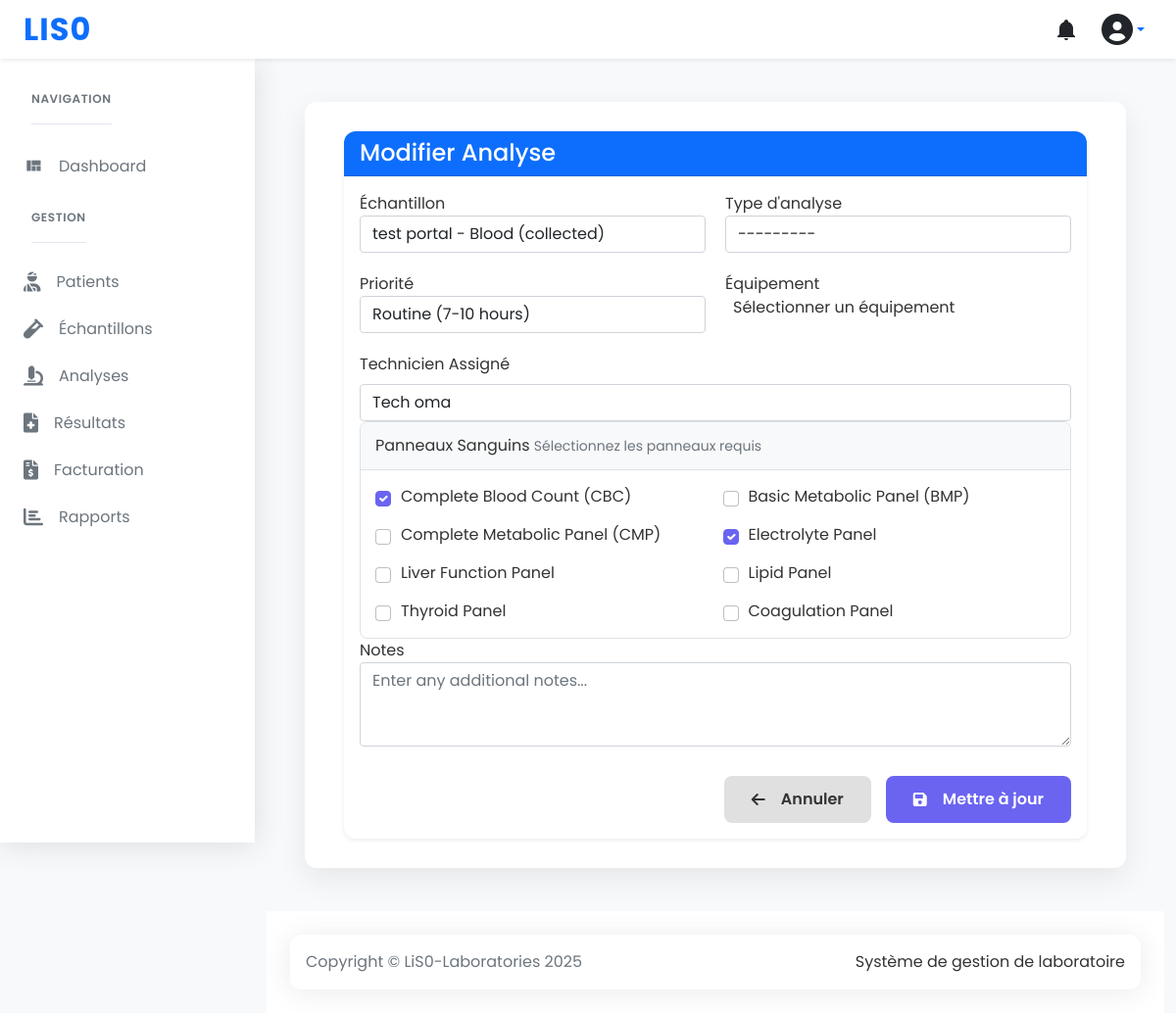
The page /analysis/31/edit/ on the database its author committed.
### analysis/models.py (models this page shows, shortened)
class Analysis(BaseModel):
    STATUS_CHOICES = [
        ('pending', 'Pending'),
        ('in_progress', 'In Progress'),
        ('completed', 'Completed'),
        ('verified', 'Verified'),
        ('cancelled', 'Cancelled'),
    ]
    PRIORITY_CHOICES = [
        ('routine', 'Routine (7-10 hours)'),
        ('urgent', 'Urgent (4 hours)'),
        ('stat', 'STAT (<1 hour)'),
    ]
    BLOOD_PANELS = [
        ('cbc', 'Complete Blood Count'),
        ('cmp', 'Comprehensive Metabolic Panel'),
        ('lipid', 'Lipid Panel'),
        ('thyroid', 'Thyroid Panel'),
        ('coagulation', 'Coagulation Panel'),
    ]
    history = AuditlogHistoryField()
    sample = models.ForeignKey(
        'samples.Sample',
        on_delete=models.CASCADE,
        related_name='analyses'
    )
    analysis_type = models.ForeignKey(
        AnalysisType,
        on_delete=models.PROTECT,
        null=True,
        blank=True,
        related_name='analyses'
    )
    bill = models.ForeignKey(
        'billing.Bill',
        on_delete=models.SET_NULL,
        null=True,
        blank=True,
        related_name='analyses'
    )
    status = models.CharField(
        max_length=20,
        choices=STATUS_CHOICES,
        default='pending'
    )
    priority = models.CharField(
        max_length=20,
        choices=PRIORITY_CHOICES,
        default='routine'
    )
    started_at = models.DateTimeField(null=True, blank=True)
    completed_at = models.DateTimeField(null=True, blank=True)
    verified_at = models.DateTimeField(null=True, blank=True)
    technician = models.CharField(max_length=100, blank=True)
    verified_by = models.ForeignKey(
        settings.AUTH_USER_MODEL,
        on_delete=models.SET_NULL,
        null=True,
        blank=True,
        related_name='verified_analyses'
    )
    created_by = models.ForeignKey(
        settings.AUTH_USER_MODEL,
        on_delete=models.PROTECT,
        related_name='created_analyses'
    )
    notes = models.TextField(blank=True)
    selected_panels = models.JSONField(default=list, blank=True)
    instrument_used = models.CharField(max_length=100, blank=True)
    qc_status = models.CharField(max_length=50, blank=True)
    class Meta:
        verbose_name_plural = 'Analyses'
        ordering = ['-created_at']
        indexes = [
            models.Index(fields=['status']),
            models.Index(fields=['priority']),
            models.Index(fields=['sample']),
            models.Index(fields=['analysis_type']),
            models.Index(fields=['bill']),  # New index for billing
        ]

### analysis/views.py (the view, shortened to what this page needs)
# urls.py: path('<int:pk>/edit/', AnalysisUpdateView.as_view(), name='update'),
class AnalysisUpdateView(UpdateView):
    model = Analysis
    form_class = AnalysisForm
    template_name = 'analysis/analysis_form.html'
    def get_form_kwargs(self):
        kwargs = super().get_form_kwargs()
        kwargs['user'] = self.request.user
        return kwargs

### patients/models.py (called while the page is built)
    def __str__(self):
        return f"{self.first_name} {self.last_name}"

### samples/models.py (called while the page is built)
    def __str__(self):
        return f"{self.patient} - {self.get_sample_types_display()} ({self.status})"

    def get_sample_types_display(self):
        return ", ".join([st.name for st in self.sample_type.all()])

### templates/analysis/analysis_form.html (shortened to what this page needs)
{% extends "base.html" %}
{% load static %}
{% block extra_css %}
<link href="https://cdn.jsdelivr.net/npm/select2@4.1.0-rc.0/dist/css/select2.min.css" rel="stylesheet" />
<link href="https://cdn.jsdelivr.net/npm/@ttskch/select2-bootstrap4-theme@1.5.2/dist/select2-bootstrap4.min.css" rel="stylesheet" />
{% endblock %}
{% block content %}
<div class="wrapper">
  <div class="form-container">
    <div class="card shadow-sm">
      <div class="card-header bg-primary text-white">
        <h4 class="mb-0">
          {% if form.instance.pk %}Modifier{% else %}Nouvelle{% endif %} Analyse
        </h4>
      </div>
      <div class="card-body">
        <form method="post" novalidate>
          <div class="form-row">
            <div class="form-group">
              <label for="{{ form.sample.id_for_label }}">Échantillon</label>
              {{ form.sample }}
            </div>
            <div class="form-group">
              <label for="{{ form.analysis_type.id_for_label }}">Type d'analyse</label>
              {{ form.analysis_type }}
            </div>
          </div>
          <div class="form-row">
            <div class="form-group">
              <label for="{{ form.priority.id_for_label }}">Priorité</label>
              {{ form.priority }}
            </div>
            <div class="form-group">
              <label for="{{ form.instrument_used.id_for_label }}">Équipement</label>
            </div>
          </div>
          <div class="form-group full-width">
            <label for="id_technician" class="form-label">Technicien Assigné</label>
            <input type="text" class="form-control" id="id_technician"
                   name="technician" value="{{ form.technician.value|default:'' }}">
          </div>
          {% if form.panels %}
          <div class="form-group full-width">
            <div class="panel-card">
              <div class="panel-card-header">
                <label class="form-label mb-0">Panneaux Sanguins</label>
                <small class="text-muted">Sélectionnez les panneaux requis</small>
              </div>
              <div class="panel-grid">
                {% for value, label in form.panels.field.choices %}
                <div class="panel-item">
                  <input class="form-check-input" type="checkbox"
                         name="panels" id="panel_{{ forloop.counter }}"
                         value="{{ value }}"
                         {% if value in form.panels.value %}checked{% endif %}>
                  <label class="form-check-label" for="panel_{{ forloop.counter }}">
                    {{ label }}
                  </label>
                </div>
                {% endfor %}
              </div>
            </div>
          </div>
          {% endif %}
          <div class="form-group full-width">
            <label for="{{ form.notes.id_for_label }}">Notes</label>
            {{ form.notes }}
          </div>
          <div class="form-actions">
            <a href="{% if form.instance.pk %}{% url 'analysis:detail' form.instance.pk %}{% else %}{% url 'analysis:list' %}{% endif %}"
               class="btn cancel-btn">
              <i class="fas fa-arrow-left me-2"></i> Annuler
            </a>
            <button type="submit" class="btn submit-btn">
              <i class="fas fa-save me-2"></i> {% if form.instance.pk %}Mettre à jour{% else %}Créer{% endif %}
            </button>
          </div>
        </form>
      </div>
    </div>
  </div>
</div>
{% endblock %}

### static/css/spica-styles.css (style rules this page uses)
body { font-family: 'Poppins', sans-serif; background-color: #f8f9fa; color: #333; }

### templates/analysis/analysis_form.html (style rules this page uses)
.wrapper { max-width: 1100px; margin: 0 auto; padding: 20px 15px; }
.form-container { background: #fff; padding: 30px 40px; border-radius: 12px; box-shadow: 0 10px 30px rgba(0, 0, 0, 0.08); }
.form-row { display: flex; gap: 20px; margin-bottom: 20px; flex-wrap: wrap; }
.form-group { flex: 1; min-width: 220px; display: flex; flex-direction: column; }
.form-group.full-width { flex: 1 1 100%; }
.form-actions { display: flex; justify-content: flex-end; gap: 15px; margin-top: 30px; }
.btn { padding: 12px 28px; border-radius: 8px; font-weight: 600; font-size: 1rem; display: inline-flex; align-items: center; gap: 8px; text-decoration: none; border: none; cursor: pointer; }
.submit-btn { background-color: #6a64f1; color: #fff; }
.cancel-btn { background-color: #e0e0e0; color: #333; }
.card-header { border-radius: 12px 12px 0 0 !important; }
.card { border-radius: 12px; border: none; }
.form-check-input:checked { background-color: #6a64f1; border-color: #6a64f1; }
.panel-card { border: 1px solid #dee2e6; border-radius: 8px; overflow: hidden; }
.panel-card-header { background-color: #f8f9fa; padding: 12px 15px; border-bottom: 1px solid #dee2e6; }
.panel-grid { display: grid; grid-template-columns: repeat(auto-fill, minmax(250px, 1fr)); gap: 15px; padding: 15px; }
.panel-item { display: flex; align-items: center; gap: 10px; }

### rows shown on the page
Analysis: sample "test portal - Blood (collected)", analysis_type "---------", priority "Routine (7-10 hours)", technician "Tech oma", selected_panels "☑" "☑"

### other values the page prints
{{ label }} "Complete Blood Count (CBC)" "Basic Metabolic Panel (BMP)" "Complete Metabolic Panel (CMP)" "Electrolyte Panel" "Liver Function Panel" "Lipid Panel" "Thyroid Panel" "Coagulation Panel"
